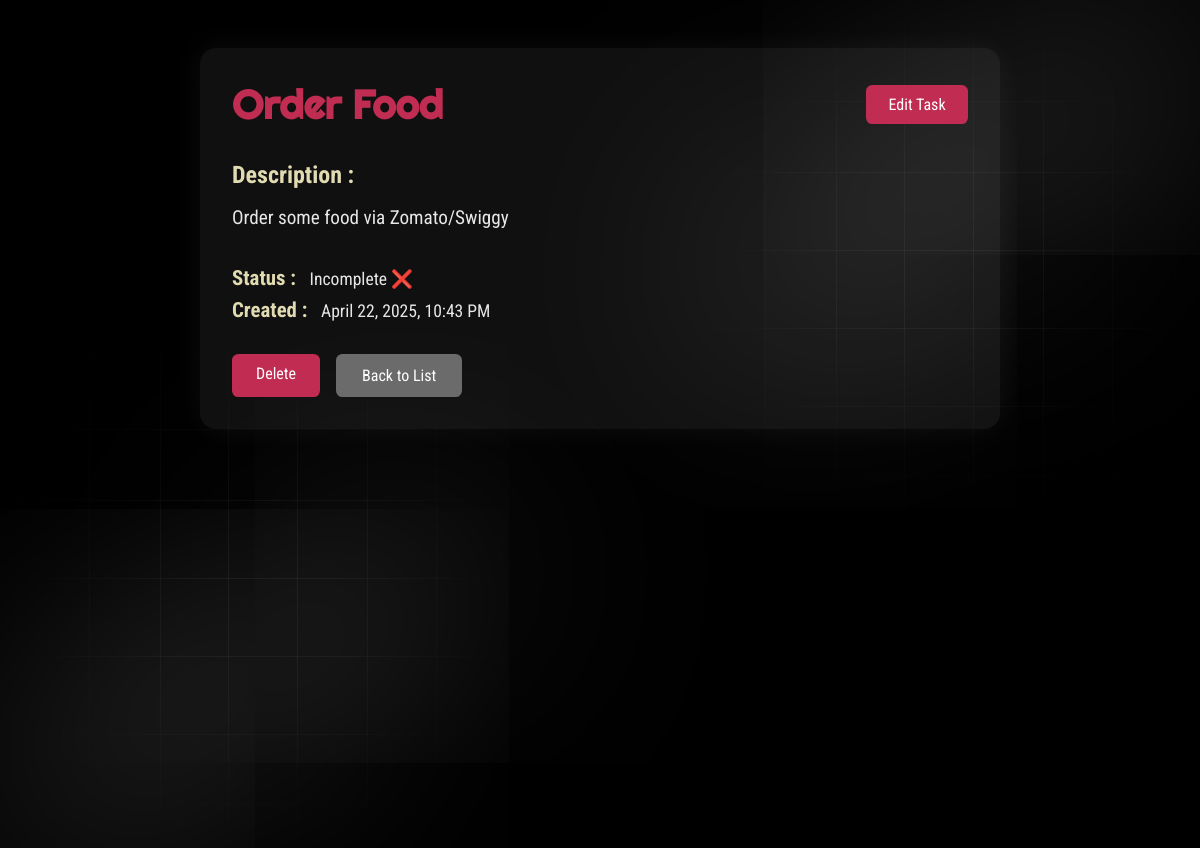
Screenshot of /tasks/3/ (signed in) with the database file from the repository.
### base/models.py (models this page shows, shortened)
class Task(models.Model):
    user = models.ForeignKey(User, on_delete=models.CASCADE, null=True, blank=True)
    title = models.CharField(max_length=200, null=True, blank=True)
    description = models.TextField(null=True, blank=True)
    complete = models.BooleanField(default=False)
    create = models.DateTimeField(auto_now_add=True)
    class Meta:
        ordering = ['complete'] # send complete items to bottom of the list

### base/views.py (the view)
# urls.py: path('<int:pk>/',TaskDetail.as_view(),name='task'),  # pk = primary key
class TaskDetail(LoginRequiredMixin, DetailView):
    model = Task
    template_name = 'base/task_detail.html'
    context_object_name = 'task'

### base/templates/base/task_detail.html (shortened to what this page needs)
{% load static %}
<!DOCTYPE html>
<html>
<head>
    <link rel="stylesheet" href="{% static 'base/task_detail-style.css' %}">
</head>
<body>
    <img class="image-gradient-bottom-left" src="{% static 'base/gradient.png' %}" alt="gradientBL">
    <div class="layer-blur-bottom-left"></div>
    <img class="image-gradient-top-right" src="{% static 'base/gradient.png' %}" alt="gradientTR">
    <div class="layer-blur-top-right"></div>
    <div class="container">
        <div class="header">
            <h1 class="title">{{ task.title }}</h1>
            <a href="{% url 'task-edit' task.id %}" class="edit-btn">Edit Task</a>
        </div>
        <div class="task-detail">
            <h3>Description : &nbsp;</h3>
            {% if task.description %}
                <p>{{ task.description }}</p>
            {% else %}
                <p class="no-description">No description provided.</p>
            {% endif %}
        </div>
        <div class="task-meta">
            <p><strong>Status : &nbsp;</strong> {% if task.complete %}Completed ✅{% else %}Incomplete ❌{% endif %}</p>
            <p><strong>Created : &nbsp;</strong> {{ task.create|date:"F j, Y, g:i A" }}</p>
        </div>
        <div class="actions">
            <a href="{% url 'task-delete' task.id %}" class="action-btn delete">Delete</a>
            <a href="{% url 'tasks' %}" class="action-btn back">Back to List</a>
        </div>
    </div>
</body>
</html>

### base/static/base/task_detail-style.css (style rules this page uses)
* { margin: 0; padding: 0; box-sizing: border-box; }
body { background-color: black; color: #e7e7e7; min-height: 100vh; font-family: "Roboto Condensed", sans-serif; }
.image-gradient-bottom-left, .image-gradient-top-right { position: absolute; opacity: 0.6; z-index: -1; }
.image-gradient-bottom-left { bottom: 0; left: 0; }
.layer-blur-bottom-left { height: 0; width: 30rem; position: absolute; bottom: 20%; left: 0; box-shadow: 0 0 700px 15px white; transform: rotate(-30deg); z-index: -1; }
.image-gradient-top-right { top: 0; right: 0; }
.layer-blur-top-right { height: 0; width: 30rem; position: absolute; top: 20%; right: 0; box-shadow: 0 0 700px 15px white; transform: rotate(-30deg); z-index: -1; }
.container { max-width: 800px; margin: 3rem auto; padding: 2rem; background-color: rgba(208, 206, 204, 0.08); border-radius: 1rem; box-shadow: 0 0 30px rgba(255, 255, 255, 0.05); animation: fadeSlideIn 0.8s ease forwards; }
.header { display: flex; justify-content: space-between; align-items: center; margin-bottom: 2rem; }
.title { font-family: "Righteous", sans-serif; font-size: 2.5rem; color: #c12d52; }
.edit-btn { background-color: #c12d52; color: white; padding: 0.6rem 1.4rem; border-radius: 0.4rem; text-decoration: none; font-size: 1rem; transition: background-color 0.3s ease; }
.task-detail { margin-bottom: 2rem; }
.task-detail h3 { font-size: 1.5rem; color: #e1dbb1; margin-bottom: 0.8rem; }
.task-detail p { font-size: 1.2rem; line-height: 1.7; }
.task-meta { margin-bottom: 2rem; }
.task-meta p { margin-bottom: 0.5rem; font-size: 1.1rem; }
.task-meta p strong { margin-bottom: 0.5rem; font-size: 1.3rem; color: #e1dbb1; }
.actions { display: flex; gap: 1rem; flex-wrap: wrap; margin-top: 2rem; }
.action-btn { background-color: #c12d52; color: white; padding: 0.6rem 1.5rem; border-radius: 0.4rem; text-decoration: none; font-size: 1rem; transition: background-color 0.3s ease; }
.action-btn.delete { color: white; background-color: #c12d52; }
.action-btn.back { border: 2px solid #6b6b6b; background-color: #6b6b6b; }

### rows the page displays
Task: title "Order Food", description "Order some food via Zomato/Swiggy", create "April 22, 2025, 10:43 PM"
